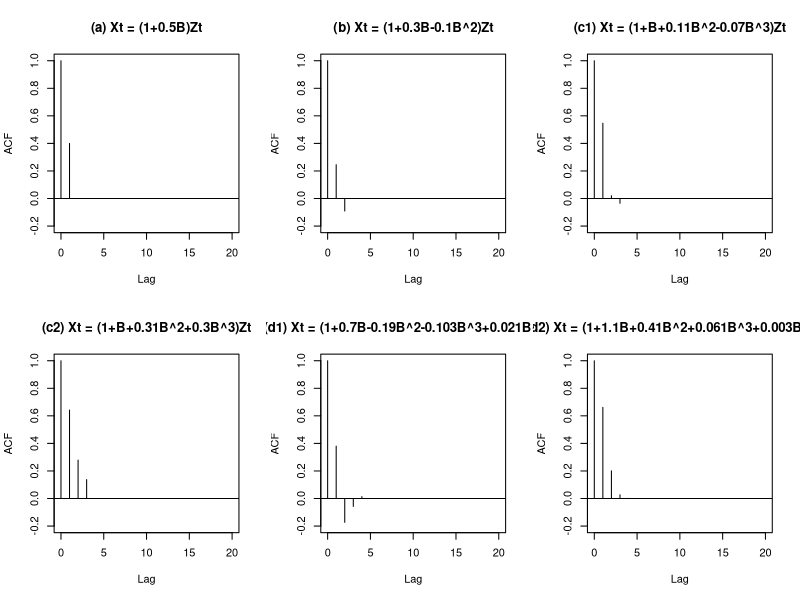
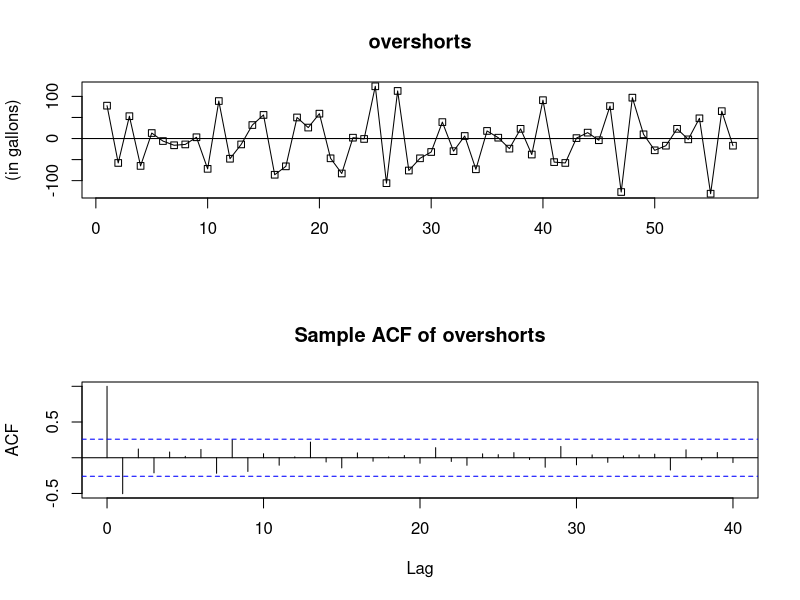
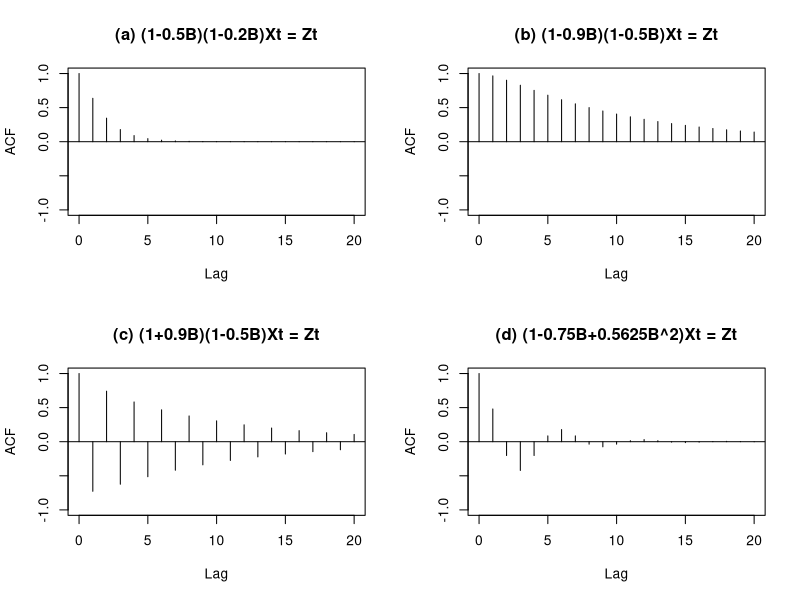
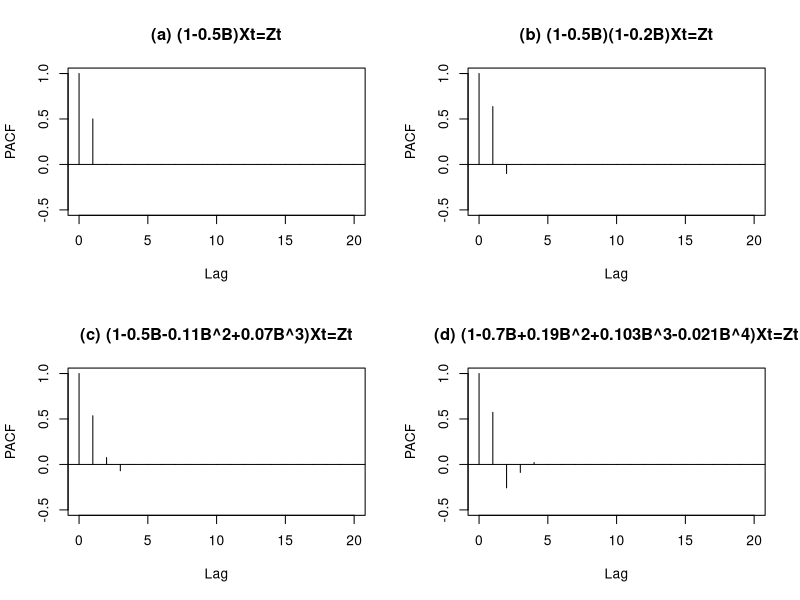
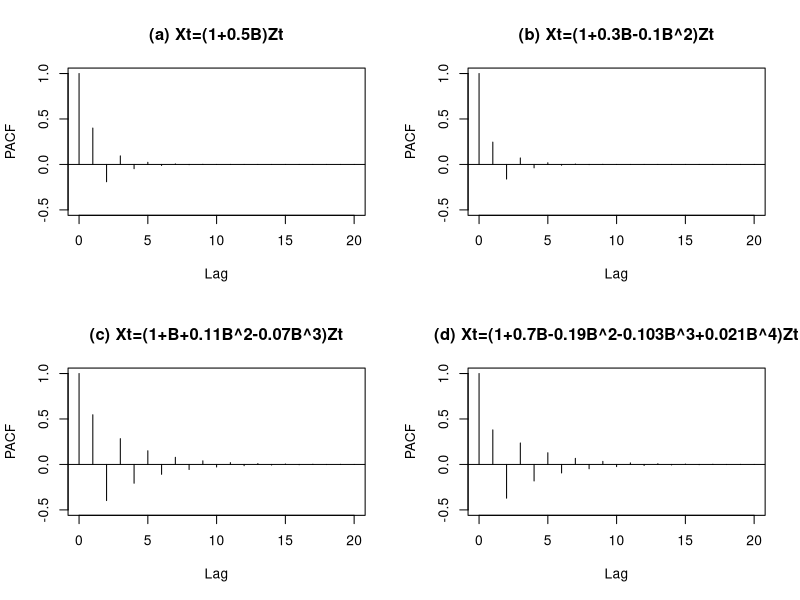
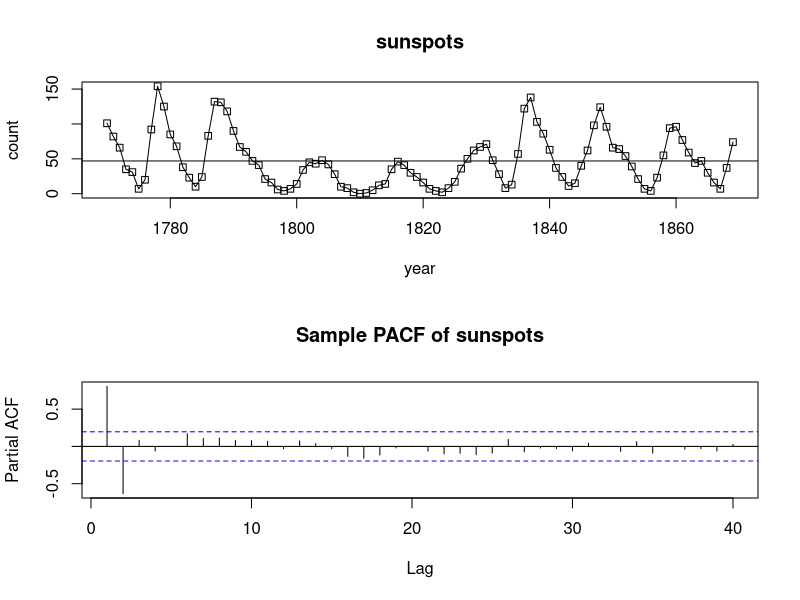

Write R code to recreate these figures, in order.
setwd("C:/Wu Rongning/Teaching/CU/Statistics GR5221 & GU4221 Su2022/Lecture notes/Data sets") # Change path to where you save data file on your computer

# --------------------------------------------------------------------
# Convert ARMA process to infinite MA process

ARMAtoMA(ar=c(0.7,-0.1),ma=,lag.max=20) # AR(2) process X_{t}-0.7X_{t-1}+0.1X_{t-2}=Z_{t}

ARMAtoMA(ar=0.5,ma=0.4,lag.max=10) # ARMA(1,1) process X_{t}-0.5X_{t-1}=Z_{t}+0.4Z_{t-1}


# --------------------------------------------------------------------
# ACF of some MA(q) processes

h=20

op=par(mfrow=c(2,3))
acf.MA1=ARMAacf(ar=,ma=0.5,lag.max=h,pacf=FALSE)
plot(seq(0,h),acf.MA1,type="h",pch=22,lty=1,pty=2,xlab="Lag",ylab="ACF",main="(a) Xt = (1+0.5B)Zt",ylim=c(-0.2,1.0))
abline(h=0)

acf.MA2=ARMAacf(ar=,ma=c(0.3,-0.1),lag.max=h,pacf=FALSE)
plot(seq(0,h),acf.MA2,type="h",pch=22,lty=1,pty=2,xlab="Lag",ylab="ACF",main="(b) Xt = (1+0.3B-0.1B^2)Zt",ylim=c(-0.2,1.0))
abline(h=0)

acf.MA3.1=ARMAacf(ar=,ma=c(1,0.11,-0.07),lag.max=h,pacf=FALSE)
plot(seq(0,h),acf.MA3.1,type="h",pch=22,lty=1,pty=2,xlab="Lag",ylab="ACF",main="(c1) Xt = (1+B+0.11B^2-0.07B^3)Zt",ylim=c(-0.2,1.0))
abline(h=0)

acf.MA3.2=ARMAacf(ar=,ma=c(1,0.31,0.3),lag.max=h,pacf=FALSE)
plot(seq(0,h),acf.MA3.2,type="h",pch=22,lty=1,pty=2,xlab="Lag",ylab="ACF",main="(c2) Xt = (1+B+0.31B^2+0.3B^3)Zt",ylim=c(-0.2,1.0))
abline(h=0)

acf.MA4.1=ARMAacf(ar=,ma=c(0.7,-0.19,-0.103,0.021),lag.max=h,pacf=FALSE)
plot(seq(0,h),acf.MA4.1,type="h",pch=22,lty=1,pty=2,xlab="Lag",ylab="ACF",main="(d1) Xt = (1+0.7B-0.19B^2-0.103B^3+0.021B^4)Zt",ylim=c(-0.2,1.0))
abline(h=0)

acf.MA4.2=ARMAacf(ar=,ma=c(1.1,0.41,0.061,0.003),lag.max=h,pacf=FALSE)
plot(seq(0,h),acf.MA4.2,type="h",pch=22,lty=1,pty=2,xlab="Lag",ylab="ACF",main="(d2) Xt = (1+1.1B+0.41B^2+0.061B^3+0.003B^4)Zt",ylim=c(-0.2,1.0))
abline(h=0)
par(op)


# --------------------------------------------------------------------
# Overshorts; oshorts.txt

oshorts=read.table("oshorts.txt",sep="")
oshorts=as.matrix(oshorts)

op=par(mfrow=c(2,1))
plot(oshorts,type="o",pch=22,lty=1,pty=2,xlab="",ylab="(in gallons)",main="overshorts"); abline(h=0)
acf(oshorts,lag.max=40,main="Sample ACF of overshorts")
par(op)


# --------------------------------------------------------------------
# ACF of some AR(2) processes

h=20

op=par(mfrow=c(2,2))
acf.AR2.a=ARMAacf(ar=c(0.7,-0.1),ma=,lag.max=h,pacf=FALSE)
plot(seq(0,h),acf.AR2.a,type="h",pch=22,lty=1,pty=2,xlab="Lag",ylab="ACF",main="(a) (1-0.5B)(1-0.2B)Xt = Zt",ylim=c(-1.0,1.0))
abline(h=0)

acf.AR2.b=ARMAacf(ar=c(1.4,-0.45),ma=,lag.max=h,pacf=FALSE)
plot(seq(0,h),acf.AR2.b,type="h",pch=22,lty=1,pty=2,xlab="Lag",ylab="ACF",main="(b) (1-0.9B)(1-0.5B)Xt = Zt",ylim=c(-1.0,1.0))
abline(h=0)

acf.AR2.c=ARMAacf(ar=c(-0.4,0.45),ma=,lag.max=h,pacf=FALSE)
plot(seq(0,h),acf.AR2.c,type="h",pch=22,lty=1,pty=2,xlab="Lag",ylab="ACF",main="(c) (1+0.9B)(1-0.5B)Xt = Zt",ylim=c(-1.0,1.0))
abline(h=0)

acf.AR2.d=ARMAacf(ar=c(0.75,-0.5625),ma=,lag.max=h,pacf=FALSE)
plot(seq(0,h),acf.AR2.d,type="h",pch=22,lty=1,pty=2,xlab="Lag",ylab="ACF",main="(d) (1-0.75B+0.5625B^2)Xt = Zt",ylim=c(-1.0,1.0))
abline(h=0)
par(op)


# --------------------------------------------------------------------
# PACF of some AR(p) processes

h=20

op=par(mfrow=c(2,2))
pacf.AR1=ARMAacf(ar=0.5,ma=,lag.max=h,pacf=TRUE)
plot(seq(0,h),rbind(c(1,pacf.AR1)),type="h",pch=22,lty=1,pty=2,xlab="Lag",ylab="PACF",main="(a) (1-0.5B)Xt=Zt",ylim=c(-0.5,1.0))
abline(h=0)

pacf.AR2=ARMAacf(ar=c(0.7,-0.1),ma=,lag.max=h,pacf=TRUE)
plot(seq(0,h),rbind(c(1,pacf.AR2)),type="h",pch=22,lty=1,pty=2,xlab="Lag",ylab="PACF",main="(b) (1-0.5B)(1-0.2B)Xt=Zt",ylim=c(-0.5,1.0))
abline(h=0)

pacf.AR3=ARMAacf(ar=c(0.5,0.11,-0.07),ma=,lag.max=h,pacf=TRUE)
plot(seq(0,h),rbind(c(1,pacf.AR3)),type="h",pch=22,lty=1,pty=2,xlab="Lag",ylab="PACF",main="(c) (1-0.5B-0.11B^2+0.07B^3)Xt=Zt",ylim=c(-0.5,1.0))
abline(h=0)

pacf.AR4=ARMAacf(ar=c(0.7,-0.19,-0.103,0.021),ma=,lag.max=h,pacf=TRUE)
plot(seq(0,h),rbind(c(1,pacf.AR4)),type="h",pch=22,lty=1,pty=2,xlab="Lag",ylab="PACF",main="(d) (1-0.7B+0.19B^2+0.103B^3-0.021B^4)Xt=Zt",ylim=c(-0.5,1.0))
abline(h=0)
par(op)


# --------------------------------------------------------------------
# PACF of some MA(q) processes

h=20

op=par(mfrow=c(2,2))
pacf.MA1=ARMAacf(ar=,ma=0.5,lag.max=h,pacf=TRUE)
plot(seq(0,h),rbind(c(1,pacf.MA1)),type="h",pch=22,lty=1,pty=2,xlab="Lag",ylab="PACF",main="(a) Xt=(1+0.5B)Zt",ylim=c(-0.5,1.0))
abline(h=0)

pacf.MA2=ARMAacf(ar=,ma=c(0.3,-0.1),lag.max=h,pacf=TRUE)
plot(seq(0,h),rbind(c(1,pacf.MA2)),type="h",pch=22,lty=1,pty=2,xlab="Lag",ylab="PACF",main="(b) Xt=(1+0.3B-0.1B^2)Zt",ylim=c(-0.5,1.0))
abline(h=0)

pacf.MA3=ARMAacf(ar=,ma=c(1,0.11,-0.07),lag.max=h,pacf=TRUE)
plot(seq(0,h),rbind(c(1,pacf.MA3)),type="h",pch=22,lty=1,pty=2,xlab="Lag",ylab="PACF",main="(c) Xt=(1+B+0.11B^2-0.07B^3)Zt",ylim=c(-0.5,1.0))
abline(h=0)

pacf.MA4=ARMAacf(ar=,ma=c(0.7,-0.19,-0.103,0.021),lag.max=h,pacf=TRUE)
plot(seq(0,h),rbind(c(1,pacf.MA4)),type="h",pch=22,lty=1,pty=2,xlab="Lag",ylab="PACF",main="(d) Xt=(1+0.7B-0.19B^2-0.103B^3+0.021B^4)Zt",ylim=c(-0.5,1.0))
abline(h=0)
par(op)


# --------------------------------------------------------------------
# Sunspot numbers; sunspots.txt

sunspots=read.table("sunspots.txt",sep="")
sunspots=as.matrix(sunspots); n=length(sunspots)

year=seq(1770,by=1,length=n)
op=par(mfrow=c(2,1))
plot(year,sunspots,type="o",pch=22,lty=1,pty=2,xlab="year",ylab="count",main="sunspots"); abline(h=mean(sunspots))
acf(sunspots,lag.max=40,type="partial",main="Sample PACF of sunspots")
par(op)


